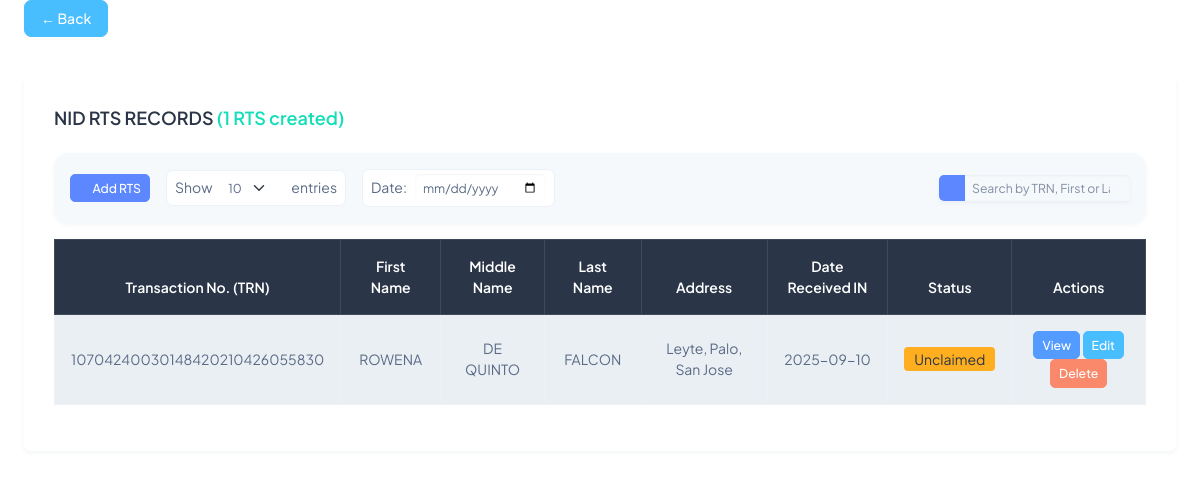
The page /rts.php (signed in) on the database its author committed.
### tables this page shows
CREATE TABLE `rts` (
  `trn` varchar(50) NOT NULL,
  `date_received` date NOT NULL,
  `first_name` varchar(100) NOT NULL,
  `last_name` varchar(100) NOT NULL,
  `middle_name` varchar(100) DEFAULT NULL,
  `province_id` int(11) NOT NULL,
  `municipality_id` int(11) NOT NULL,
  `barangay_id` int(11) DEFAULT NULL,
  `purok_id` int(11) DEFAULT NULL,
  `status` varchar(100) NOT NULL
);

### rts.php (the view, shortened to what this page needs)
<!doctype html>
<html lang="en">
<head>
    <link rel="stylesheet" href="assets/css/styles.min.css" />
  </head>
  <body>
      <div class="container-fluid">
<?php
require_once __DIR__ . '/db.php';
$limit = isset($_GET['limit']) ? (int)$_GET['limit'] : 10;
$search_term = isset($_GET['search']) ? trim($_GET['search']) : '';
$date_filter = isset($_GET['date_filter']) ? trim($_GET['date_filter']) : '';
$page = isset($_GET['page']) ? (int)$_GET['page'] : 1;
$offset = ($page - 1) * $limit;
$sql = "
SELECT r.trn, r.first_name, r.middle_name, r.last_name,
       r.date_received, r.status,
       p.province_name, m.municipality_name,
       b.barangay_name, k.purok_name
FROM rts r
LEFT JOIN provinces p ON r.province_id = p.province_id
LEFT JOIN municipalities m ON r.municipality_id = m.municipality_id
LEFT JOIN barangays b ON r.barangay_id = b.barangay_id
LEFT JOIN puroks k ON r.purok_id = k.purok_id
WHERE 1
";
$params = [];
$count_sql = "SELECT COUNT(*) FROM ($sql) AS total_query";
$stmt = $conn->prepare($count_sql);
$stmt->execute($params);
$total_records = $stmt->fetchColumn();
$sql .= " ORDER BY r.date_received DESC, r.trn DESC LIMIT :limit OFFSET :offset";
$stmt = $conn->prepare($sql);
$stmt->bindValue(':limit', $limit, PDO::PARAM_INT);
$stmt->bindValue(':offset', $offset, PDO::PARAM_INT);
$stmt->execute();
$rows = $stmt->fetchAll(PDO::FETCH_ASSOC);
?>
<div class="container-fluid">
    <button class="btn btn-secondary mb-3" onclick="history.back();">← Back</button>
    <div class="card mt-4 shadow-sm">
        <div class="card-body">
            <h5 class="card-title fw-semibold mb-4">
                NID RTS RECORDS
                <span class="text-success">(<?= htmlspecialchars($total_records) ?> RTS created)</span>
            </h5>
            <form method="GET" class="d-flex justify-content-between align-items-center flex-wrap gap-2 mb-3 p-3 bg-light rounded-3 shadow-sm">
                <div class="d-flex align-items-center flex-wrap gap-3">
                    <button type="button" class="btn btn-primary btn-sm d-flex align-items-center" data-bs-toggle="modal" data-bs-target="#createRTSModal">
                        <i class="ti ti-plus me-1"></i> Add RTS
                    </button>
                    <div class="d-flex align-items-center bg-white border rounded px-2 py-1">
                        <span class="text-muted me-2">Show</span>
                        <select name="limit" onchange="this.form.submit()" class="form-select form-select-sm w-auto border-0">
                            <option value="10" <?= $limit == 10 ? 'selected' : '' ?>>10</option>
                        </select>
                        <span class="text-muted ms-2">entries</span>
                    </div>
                    <div class="d-flex align-items-center bg-white border rounded px-2 py-1">
                        <label for="date_filter" class="text-muted me-2 mb-0">Date:</label>
                        <input type="date"
                               name="date_filter"
                               id="date_filter"
                               value="<?= htmlspecialchars($date_filter) ?>"
                               class="form-control form-control-sm border-0"
                               onchange="this.form.submit()">
                    </div>
                </div>
                <div class="d-flex align-items-center">
                    <div class="input-group input-group-sm shadow-sm">
                        <span class="input-group-text bg-primary text-white border-0">
                            <i class="ti ti-search"></i>
                        </span>
                        <input class="form-control border-0"
                               type="search"
                               name="search"
                               placeholder="Search by TRN, First or Last Name"
                               value="<?= htmlspecialchars($search_term) ?>"
                               onchange="this.form.submit()">
                    </div>
                </div>
            </form>
            <div class="table-responsive">
                <table class="table table-bordered table-striped align-middle text-center">
                    <thead class="table-dark">
                        <tr>
                            <th>Transaction No. (TRN)</th>
                            <th>First Name</th>
                            <th>Middle Name</th>
                            <th>Last Name</th>
                            <th>Address</th>
                            <th>Date Received IN</th>
                            <th>Status</th>
                            <th>Actions</th>
                        </tr>
                    </thead>
                    <tbody>
                        <?php if ($rows): ?>
                            <?php foreach ($rows as $row): ?>
                                <?php
                                    $addressParts = array_filter([
                                        $row['province_name'] ?? '',
                                        $row['municipality_name'] ?? '',
                                        $row['barangay_name'] ?? '',
                                        $row['purok_name'] ?? ''
                                    ]);
                                    $address = implode(', ', $addressParts);
                                    $status = ucfirst($row['status'] ?? 'N/A');
                                    $badgeClass = strtolower($status) === 'released'
                                        ? 'bg-success text-white'
                                        : 'bg-warning text-dark';
                                ?>
                                <tr>
                                    <td><?= htmlspecialchars($row['trn']) ?></td>
                                    <td><?= htmlspecialchars($row['first_name']) ?></td>
                                    <td><?= htmlspecialchars($row['middle_name']) ?></td>
                                    <td><?= htmlspecialchars($row['last_name']) ?></td>
                                    <td><?= htmlspecialchars($address ?: 'N/A') ?></td>
                                    <td><?= htmlspecialchars($row['date_received']) ?></td>
                                    <td><span class="badge <?= $badgeClass ?>"><?= htmlspecialchars($status) ?></span></td>
                                    <td>
                                        <button class="btn btn-sm btn-info viewBtn" data-trn="<?= htmlspecialchars($row['trn']) ?>">View</button>
                                        <button class="btn btn-sm btn-secondary editBtn" data-trn="<?= htmlspecialchars($row['trn']) ?>">Edit</button>
                                        <button class="btn btn-sm btn-danger deleteBtn" data-trn="<?= htmlspecialchars($row['trn']) ?>">Delete</button>
                                    </td>
                                </tr>
                            <?php endforeach; ?>
                        <?php else: ?>
                            <tr>
                                <td colspan="8" class="text-muted">No records found.</td>
                            </tr>
                        <?php endif; ?>
                    </tbody>
                </table>
            </div>
        </div>
    </div>
</div>

### rows shown on the page
rts: trn "10704240030148420210426055830", first_name "ROWENA", middle_name "DE QUINTO", last_name "FALCON", address "Leyte, Palo, San Jose", date_received "2025-09-10", status "Unclaimed"

### other values the page prints
$total_records "1"
